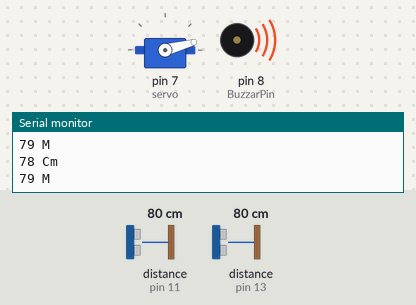
Bench run of a sketch on a simulated Arduino Uno, built with avr-gcc and run on an emulated ATmega328P. Parts: servo, buzzer (waves = sounding), the last lines printed to the serial monitor. Wiring (inferred from the names in the program): 2 × ultrasonic range finder: trigger pin 10, echo pin 11 / trigger pin 12, echo pin 13. The inputs (shaded band) are chosen by the test bench; at power-on: distance to the obstacle (sensors on pin 11, pin 13) 80 cm. The echo pulse lasts 58.3 µs per cm.

Above: at 1.2 s.
1.3 s: distance to the obstacle (sensor on pin 11) set to 12 cm
At 2.1 s:
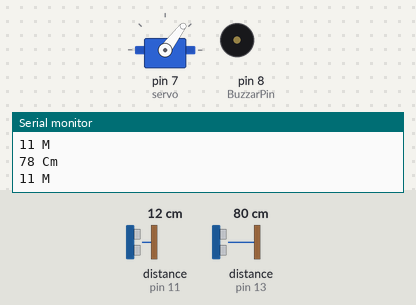
4.3 s: distance to the obstacle (sensor on pin 13) set to 2 cm
At 4.79 s:
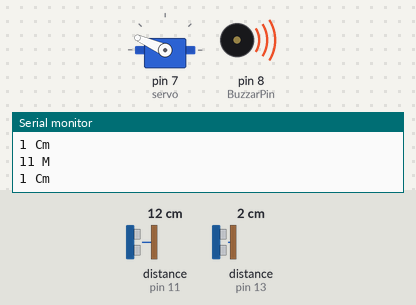
7.3 s: distance to the obstacle (sensor on pin 13) set to 250 cm
At 7.47 s:
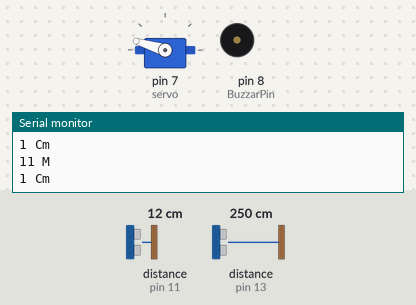
10.3 s: distance to the obstacle (sensor on pin 11) set to 19 cm
At 10.52 s:
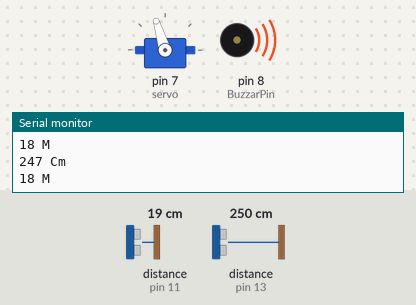
13.3 s: distance to the obstacle (sensor on pin 11) set to 35 cm
At 13.9 s:
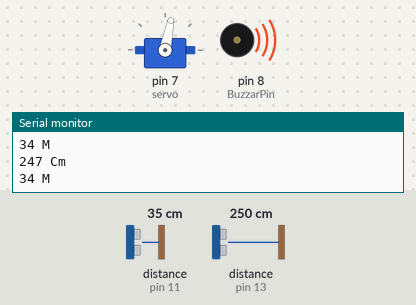
16.3 s: distance to the obstacle (sensor on pin 11) set to 18 cm
At 16.55 s:
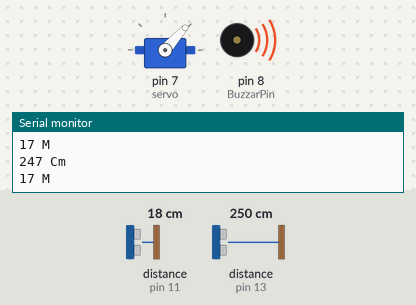
Timing chart, 0 to 40.3 s (numbered marks = the images above; inputs shaded):
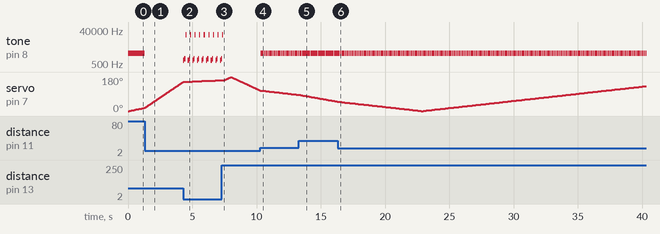

Measured:
- the behaviour switches between 16 and 17 cm on distance to the obstacle (sensor on pin 11) (found by bisection; images 3 and 4)
- after the input at 1.3 s, tone on pin 8 (BuzzarPin): stops changing and stays silent
- after the input at 4.3 s, tone on pin 8 (BuzzarPin): silent → 800 Hz at once, then repeats every 0.36 s: 970 Hz 0.09 s, 21773 Hz 0.09 s, silent 0.10 s, 800 Hz 0.09 s
- after the input at 7.3 s, tone on pin 8 (BuzzarPin): goes on until 7.4 s, then stays silent
- after the input at 10.3 s, tone on pin 8 (BuzzarPin): alternates 2000 Hz for 0.10 s and silent for 0.03 s, starting at once
- after the input at 13.3 s, tone on pin 8 (BuzzarPin): alternates 2000 Hz for 0.05 s and silent for 0.03 s, starting after 0.12 s
- after the input at 16.3 s, tone on pin 8 (BuzzarPin): alternates 2000 Hz for 0.10 s and silent for 0.03 s, starting after 0.16 s
- by itself, tone on pin 8 (BuzzarPin): alternates 2000 Hz for 0.05 s and silent for 0.03 s

The sketch:

Smart_Blind_Stick.ino
```cpp
#include <Servo.h>
#include <Calculation_Function.h>
#include <Tone.h>

//////////////////////////////////
//Global Variable Declaration

const int Depth_trigPin = 10;
const int Depth_echoPin = 11;
const int Distance_trigPin = 12;
const int Distance_echoPin = 13;

const int BuzzarPin = 8;
const int LDRpin = A0;

int distance, depth, LightIntensity;

Servo servo;
int angle = 0;

///////////////////////////////////

//-----------------------------------------------------------------//
//Instances of Classes
DistanceSensor forwarddistance(Distance_trigPin, Distance_echoPin);
DepthSensor depthdistance(Depth_trigPin, Depth_echoPin);
LightSensor lightintensity(LDRpin, LightIntensity);
BuzzerControl buzzercontrol(BuzzarPin);
//-----------------------------------------------------------------//

void setup() {
  // put your setup code here, to run once:
  Serial.begin(9600);

  pinMode(Distance_trigPin, OUTPUT);
  pinMode(Distance_echoPin, INPUT);

  pinMode(Depth_trigPin, OUTPUT);
  pinMode(Depth_echoPin, INPUT);

  pinMode(BuzzarPin, OUTPUT);

  servo.attach(7);
  servo.write(angle);
}

void loop() {
  // put your main code here, to run repeatedly:
  Servo_Motor();
}

void Looping() {

  /*LightIntensity = lightintensity.readIntensity();
  Serial.print(LightIntensity);
  Serial.println(" I");
  if (LightIntensity < 5) {
    buzzercontrol.intensityTone(BuzzarPin, LightIntensity);
  }*/

  distance = forwarddistance.readDistance();
  Serial.print(distance);
  Serial.println(" Cm");
  if (distance < 30) {
    buzzercontrol.forwardTone(BuzzarPin, distance);
  }

  depth = depthdistance.readDepth();
  Serial.print(depth);
  Serial.println(" M");
  if (depth > 15) {
    buzzercontrol.depthTone(BuzzarPin, depth);
  }
}

void Servo_Motor() {

  for (angle = 0; angle < 180; angle++) {
    servo.write(angle);
    delay(15);

    Looping();
  }
  for (angle = 180; angle > 0; angle--) {
    servo.write(angle);
    delay(15);

    Looping();
  }
}
```

Calculation_Function.h
```cpp
#ifndef CALCULATION_FUNCTION_H
#define CALCULATION_FUNCTION_H

#include <Arduino.h>

class DistanceSensor {
public:
  DistanceSensor(int trigPin, int echoPin);
  int readDistance();
private:
  int trigPin;
  int echoPin;
};

class DepthSensor {
public:
  DepthSensor(int trigPin1, int echoPin1);
  int readDepth();
private:
  int trigPin1;
  int echoPin1;
};

class LightSensor {
public:
  LightSensor(int LDRpin, int LightIntensity);
  int readIntensity();
private:
  int LDRpin;
  int LightIntensity;
};

#endif
```
